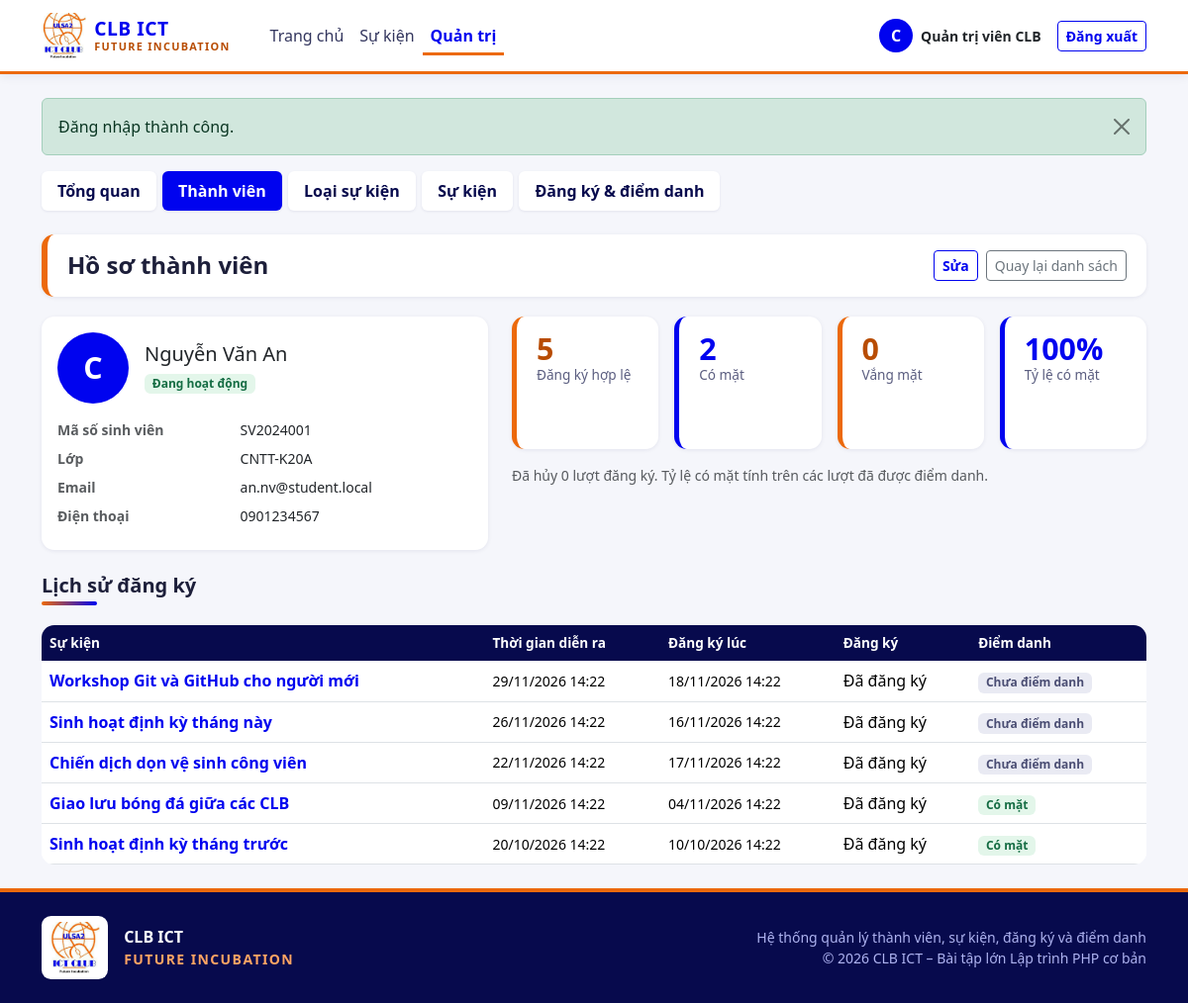
/clb/admin/member_view.php?id=2 (signed in), run on the app's committed database.
### tables this page shows
CREATE TABLE users (
  id            INT UNSIGNED NOT NULL AUTO_INCREMENT,
  email         VARCHAR(100) NOT NULL,
  password_hash VARCHAR(255) NOT NULL,
  full_name     VARCHAR(100) NOT NULL,
  student_code  VARCHAR(20)  NULL,
  class_name    VARCHAR(30)  NULL,
  phone         VARCHAR(15)  NULL,
  role          ENUM('admin','member') NOT NULL DEFAULT 'member',
  status        ENUM('pending','active','inactive','rejected') NOT NULL DEFAULT 'pending',
  PRIMARY KEY (id),
  UNIQUE KEY uq_users_email (email),
  UNIQUE KEY uq_users_student_code (student_code),
  KEY idx_users_full_name (full_name),
  KEY idx_users_class (class_name)
);

CREATE TABLE registrations (
  id            INT UNSIGNED NOT NULL AUTO_INCREMENT,
  event_id      INT UNSIGNED NOT NULL,
  user_id       INT UNSIGNED NOT NULL,
  status        ENUM('registered','cancelled') NOT NULL DEFAULT 'registered',
  registered_at DATETIME     NOT NULL DEFAULT CURRENT_TIMESTAMP,
  attendance    ENUM('present','absent') NULL DEFAULT NULL,
  checked_at    DATETIME     NULL DEFAULT NULL,
  PRIMARY KEY (id),
  UNIQUE KEY uq_registrations_event_user (event_id, user_id),
  KEY idx_registrations_user (user_id),
  KEY idx_registrations_event_status (event_id, status),
  CONSTRAINT fk_registrations_event
    FOREIGN KEY (event_id) REFERENCES events(id)
    ON DELETE RESTRICT ON UPDATE CASCADE,
  CONSTRAINT fk_registrations_user
    FOREIGN KEY (user_id) REFERENCES users(id)
    ON DELETE RESTRICT ON UPDATE CASCADE
);

CREATE TABLE events (
  id                    INT UNSIGNED NOT NULL AUTO_INCREMENT,
  category_id           INT UNSIGNED NOT NULL,
  title                 VARCHAR(200) NOT NULL,
  description           TEXT         NULL,
  location              VARCHAR(200) NOT NULL,
  start_time            DATETIME     NOT NULL,
  end_time              DATETIME     NOT NULL,
  registration_deadline DATETIME     NOT NULL,
  max_participants      INT UNSIGNED NOT NULL,
  status                ENUM('open','closed','finished','cancelled') NOT NULL DEFAULT 'open',
  PRIMARY KEY (id),
  KEY idx_events_start_time (start_time),
  KEY idx_events_status (status),
  KEY idx_events_category (category_id),
  CONSTRAINT chk_events_max CHECK (max_participants > 0),
  CONSTRAINT chk_events_time CHECK (end_time > start_time),
  CONSTRAINT chk_events_deadline CHECK (registration_deadline <= start_time),
  CONSTRAINT fk_events_category
    FOREIGN KEY (category_id) REFERENCES event_categories(id)
    ON DELETE RESTRICT ON UPDATE CASCADE
);

### clb/config/database.php (called while the page is built, shortened)
<?php
function db(): PDO
{
    static $pdo = null;
    if ($pdo === null) {
        $dsn = 'mysql:host=' . DB_HOST . ';dbname=' . DB_NAME . ';charset=utf8mb4';
        try {
            $pdo = new PDO($dsn, DB_USER, DB_PASS, [
                PDO::ATTR_ERRMODE            => PDO::ERRMODE_EXCEPTION,
                PDO::ATTR_DEFAULT_FETCH_MODE => PDO::FETCH_ASSOC,
                PDO::ATTR_EMULATE_PREPARES   => false,
            ]);
        } catch (PDOException $e) {
            error_log('DB connect error: ' . $e->getMessage());
            http_response_code(500);
            exit('Không kết nối được cơ sở dữ liệu. Hãy bật MySQL trong XAMPP và kiểm tra config/config.php.');
        }
    }
    return $pdo;
}

### clb/admin/member_view.php (the view, shortened to what this page needs)
<?php
$id = (int)($_GET['id'] ?? 0);
$st = db()->prepare(
    "SELECT id, email, full_name, student_code, class_name, phone, status
     FROM users WHERE id = ? AND role = 'member'"
);
$st->execute([$id]);
$m = $st->fetch();
$st = db()->prepare(
    "SELECT COALESCE(SUM(status = 'registered'), 0)                              AS regs,
            COALESCE(SUM(status = 'registered' AND attendance = 'present'), 0)  AS present_cnt,
            COALESCE(SUM(status = 'registered' AND attendance = 'absent'), 0)   AS absent_cnt,
            COALESCE(SUM(status = 'cancelled'), 0)                              AS cancelled_cnt
     FROM registrations WHERE user_id = ?"
);
$st->execute([$id]);
$sum = $st->fetch();
$regs      = (int)$sum['regs'];
$present   = (int)$sum['present_cnt'];
$absent    = (int)$sum['absent_cnt'];
$cancelled = (int)$sum['cancelled_cnt'];
$checked   = $present + $absent;
$rate      = $checked > 0 ? (int)round($present / $checked * 100) : null;
$st = db()->prepare(
    "SELECT r.status AS reg_status, r.registered_at, r.attendance, r.checked_at,
            e.id AS event_id, e.title, e.start_time
     FROM registrations r
     JOIN events e ON e.id = r.event_id
     WHERE r.user_id = ?
     ORDER BY e.start_time DESC
     LIMIT 100"
);
$st->execute([$id]);
$history = $st->fetchAll();
require __DIR__ . '/../includes/header.php';
require __DIR__ . '/../includes/admin_nav.php';
?>
<div class="page-head">
    <h1 class="h4">Hồ sơ thành viên</h1>
    <div class="d-flex gap-2">
        <a class="btn btn-outline-brand btn-sm" href="<?= e(url('admin/member_form.php?id=' . $id)) ?>">Sửa</a>
        <a class="btn btn-outline-secondary btn-sm" href="<?= e(url('admin/members.php')) ?>">Quay lại danh sách</a>
    </div>
</div>
<div class="row g-4 mb-4">
    <div class="col-lg-5">
        <div class="card h-100"><div class="card-body">
            <div class="d-flex align-items-center gap-3 mb-3">
                <span class="profile-avatar"><?= e($initial) ?></span>
                <div>
                    <div class="h5 mb-1"><?= e($m['full_name']) ?></div>
                    <?= user_status_badge($m['status']) ?>
                </div>
            </div>
            <dl class="row mb-0 small">
                <dt class="col-5 text-muted">Mã số sinh viên</dt><dd class="col-7"><?= e($m['student_code']) ?></dd>
                <dt class="col-5 text-muted">Lớp</dt><dd class="col-7"><?= e($m['class_name']) ?></dd>
                <dt class="col-5 text-muted">Email</dt><dd class="col-7"><?= e($m['email']) ?></dd>
                <dt class="col-5 text-muted">Điện thoại</dt><dd class="col-7"><?= e($m['phone'] ?: '—') ?></dd>
            </dl>
        </div></div>
    </div>
    <div class="col-lg-7">
        <div class="row g-3 h-100">
            <div class="col-6 col-md-3"><div class="stat-chip orange"><div class="num"><?= $regs ?></div><div class="lbl">Đăng ký hợp lệ</div></div></div>
            <div class="col-6 col-md-3"><div class="stat-chip blue"><div class="num"><?= $present ?></div><div class="lbl">Có mặt</div></div></div>
            <div class="col-6 col-md-3"><div class="stat-chip orange"><div class="num"><?= $absent ?></div><div class="lbl">Vắng mặt</div></div></div>
            <div class="col-6 col-md-3"><div class="stat-chip blue"><div class="num"><?= $rate === null ? '—' : $rate . '%' ?></div><div class="lbl">Tỷ lệ có mặt</div></div></div>
            <div class="col-12 small text-muted">Đã hủy <?= $cancelled ?> lượt đăng ký. Tỷ lệ có mặt tính trên các lượt đã được điểm danh.</div>
        </div>
    </div>
</div>
<h2 class="h5 section-title">Lịch sử đăng ký</h2>
<div class="table-responsive rounded">
    <table class="table table-brand align-middle">
        <thead>
        <tr>
            <th>Sự kiện</th>
            <th>Thời gian diễn ra</th>
            <th>Đăng ký lúc</th>
            <th>Đăng ký</th>
            <th>Điểm danh</th>
        </tr>
        </thead>
        <tbody>
        <?php foreach ($history as $h): ?>
            <tr>
                <td>
                    <a class="fw-semibold text-decoration-none"
                       href="<?= e(url('admin/event_form.php?id=' . (int)$h['event_id'])) ?>"><?= e($h['title']) ?></a>
                </td>
                <td class="small"><?= e(fmt_datetime($h['start_time'])) ?></td>
                <td class="small"><?= e(fmt_datetime($h['registered_at'])) ?></td>
                <td><?= e(reg_status_label($h['reg_status'])) ?></td>
                <td><?= attendance_badge($h['attendance'], $h['reg_status']) ?></td>
            </tr>
        <?php endforeach; ?>
        </tbody>
    </table>
</div>
<?php require __DIR__ . '/../includes/footer.php'; ?>

### clb/includes/functions.php (shortened to what this page needs)
<?php
function e(?string $s): string
{
    return htmlspecialchars((string)$s, ENT_QUOTES, 'UTF-8');
}
function url(string $path = ''): string
{
    return BASE_URL . '/' . ltrim($path, '/');
}
function fmt_datetime(?string $dt): string
{
    return $dt ? date('d/m/Y H:i', strtotime($dt)) : '—';
}
function user_status_label(string $s): string
{
    return [
        'pending'  => 'Chờ duyệt',
        'active'   => 'Đang hoạt động',
        'inactive' => 'Ngừng hoạt động',
        'rejected' => 'Từ chối',
    ][$s] ?? $s;
}
function user_status_badge(string $s): string
{
    return '<span class="badge badge-us-' . e($s) . '">' . e(user_status_label($s)) . '</span>';
}
function reg_status_label(string $s): string
{
    return ['registered' => 'Đã đăng ký', 'cancelled' => 'Đã hủy'][$s] ?? $s;
}
function attendance_badge(?string $att, string $regStatus = 'registered'): string
{
    if ($att === 'present') {
        return '<span class="badge badge-att-present">Có mặt</span>';
    }
    return '<span class="badge badge-att-none">Chưa điểm danh</span>';
}

### clb/assets/css/style.css (style rules this page uses)
:root { --brand-orange: #EC690C; --brand-orange-dark: #B84C02; --brand-orange-soft: #FDEBDD; --brand-blue: #0003EF; --brand-blue-dark: #0A0C8C; --brand-navy: #070A4D; --brand-blue-soft: #E8E9FF; --bs-primary: #D65A05; --bs-primary-rgb: 214, 90, 5; --bs-link-color: #0003EF; --bs-link-color-rgb: 0, 3, 239; --bs-link-hover-color: #0A0C8C; --bs-link-hover-color-rgb: 10, 12, 140; }
body { background-color: #F5F6FB; color: #1d1f3a; }
h1, h2, h3, h4, h5, h6 { color: var(--brand-navy); }
.btn-outline-brand { --bs-btn-color: #0003EF; --bs-btn-border-color: #0003EF; --bs-btn-hover-color: #fff; --bs-btn-hover-bg: #0003EF; --bs-btn-hover-border-color: #0003EF; --bs-btn-active-color: #fff; --bs-btn-active-bg: #0A0C8C; --bs-btn-active-border-color: #0A0C8C; --bs-btn-focus-shadow-rgb: 0, 3, 239; font-weight: 600; }
.stat-chip { background: #fff; border-radius: .8rem; padding: 1rem 1.25rem; box-shadow: 0 1px 4px rgba(7, 10, 77, .08); border-left: 5px solid var(--brand-orange); height: 100%; }
.stat-chip.blue { border-left-color: var(--brand-blue); }
.stat-chip .num { font-size: 1.9rem; font-weight: 800; line-height: 1.1; color: var(--brand-blue); }
.stat-chip.orange .num { color: var(--brand-orange-dark); }
.stat-chip .lbl { color: #5b5e80; font-size: .85rem; }
.section-title { font-weight: 800; position: relative; padding-bottom: .5rem; margin-bottom: 1.25rem; }
.section-title::after { content: ""; position: absolute; left: 0; bottom: 0; width: 56px; height: 4px; border-radius: 4px; background: linear-gradient(90deg, var(--brand-orange), var(--brand-blue)); }
.card { border: 0; border-radius: .8rem; box-shadow: 0 1px 4px rgba(7, 10, 77, .08); }
.page-head { display: flex; align-items: center; justify-content: space-between; flex-wrap: wrap; gap: .5rem; padding: 1rem 1.25rem; margin-bottom: 1.25rem; background: #fff; border-radius: .8rem; border-left: 6px solid var(--brand-orange); box-shadow: 0 1px 4px rgba(7, 10, 77, .08); }
.page-head h1 { margin: 0; font-weight: 800; }
.table-brand { background: #fff; border-radius: .8rem; overflow: hidden; margin-bottom: 0; }
.table-brand thead th { background: var(--brand-navy); color: #fff; font-weight: 600; font-size: .85rem; border: 0; white-space: nowrap; }
.table-brand tbody td { vertical-align: middle; }
.badge-us-active { background: #E3F6EA; color: #146c43; font-weight: 600; }
.badge-att-present { background: #E3F6EA; color: #146c43; font-weight: 600; }
.badge-att-none { background: #E9EAF3; color: #4a4d73; font-weight: 600; }
.profile-avatar { width: 72px; height: 72px; border-radius: 50%; background: var(--brand-blue); color: #fff; font-size: 1.9rem; font-weight: 800; display: inline-flex; align-items: center; justify-content: center; }

### data on the page
users: full_name "Nguyễn Văn An", status "Đang hoạt động", student_code "SV2024001", class_name "CNTT-K20A", email "an.nv@student.local", phone "0901234567"
registrations: event.title "Workshop Git và GitHub cho người mới", event.start_time "29/11/2026 14:22", registered_at "18/11/2026 14:22", status "Đã đăng ký"
registrations: event.title "Sinh hoạt định kỳ tháng này", event.start_time "26/11/2026 14:22", registered_at "16/11/2026 14:22", status "Đã đăng ký"
registrations: event.title "Chiến dịch dọn vệ sinh công viên", event.start_time "22/11/2026 14:22", registered_at "17/11/2026 14:22", status "Đã đăng ký"
registrations: event.title "Giao lưu bóng đá giữa các CLB", event.start_time "09/11/2026 14:22", registered_at "04/11/2026 14:22", status "Đã đăng ký", attendance "Có mặt"
registrations: event.title "Sinh hoạt định kỳ tháng trước", event.start_time "20/10/2026 14:22", registered_at "10/10/2026 14:22", status "Đã đăng ký", attendance "Có mặt"

### other printed values
APP_NAME "CLB ICT"
APP_TAGLINE "FUTURE INCUBATION"
$initial "C"
$user['full_name'] "Quản trị viên CLB"
$f['msg'] "Đăng nhập thành công."
$label "Tổng quan"
$label "Thành viên"
$label "Loại sự kiện"
$label "Sự kiện"
$label "Đăng ký & điểm danh"
$regs "5"
$present "2"
$absent "0"
$rate "100"
$cancelled "0"
